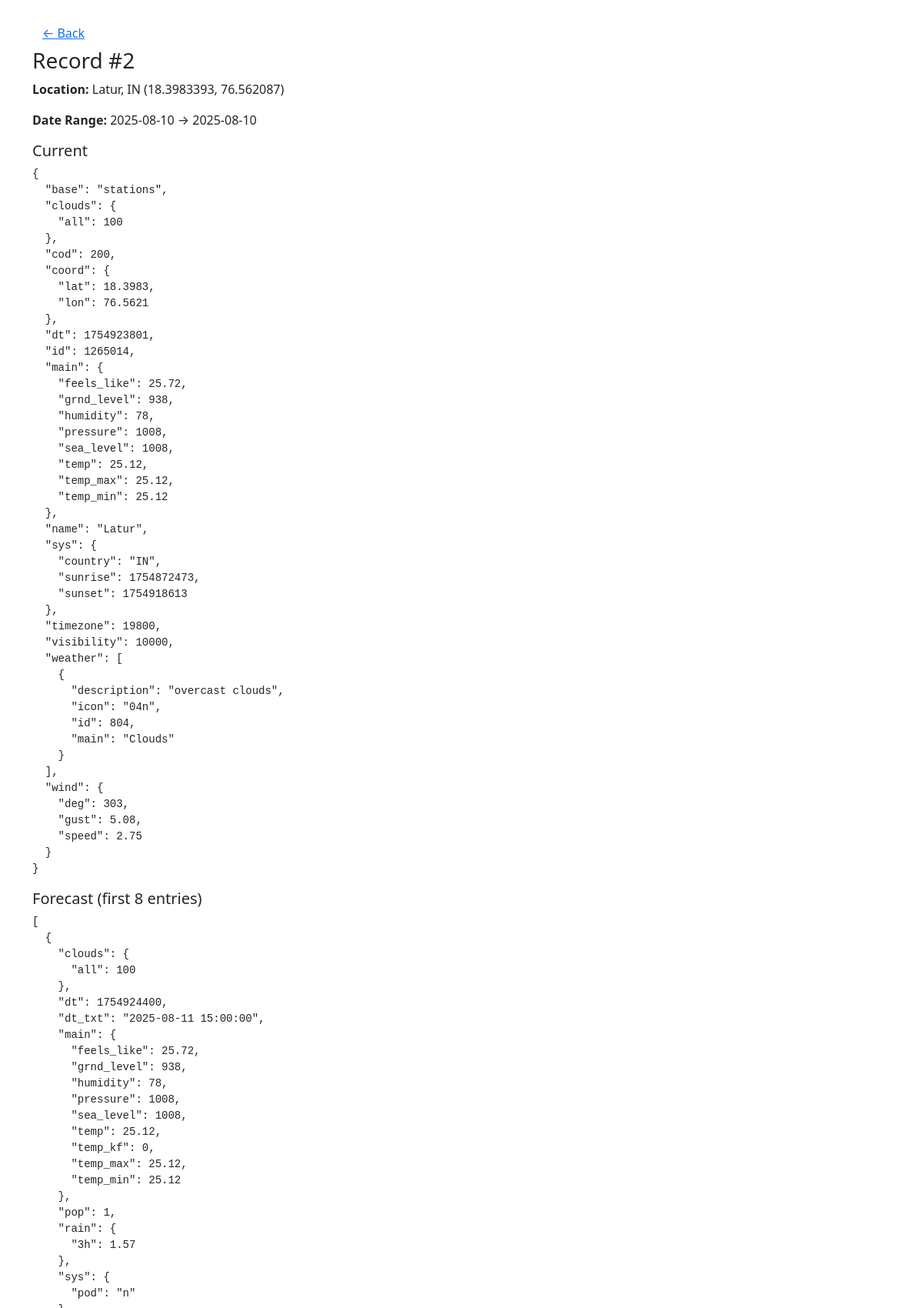
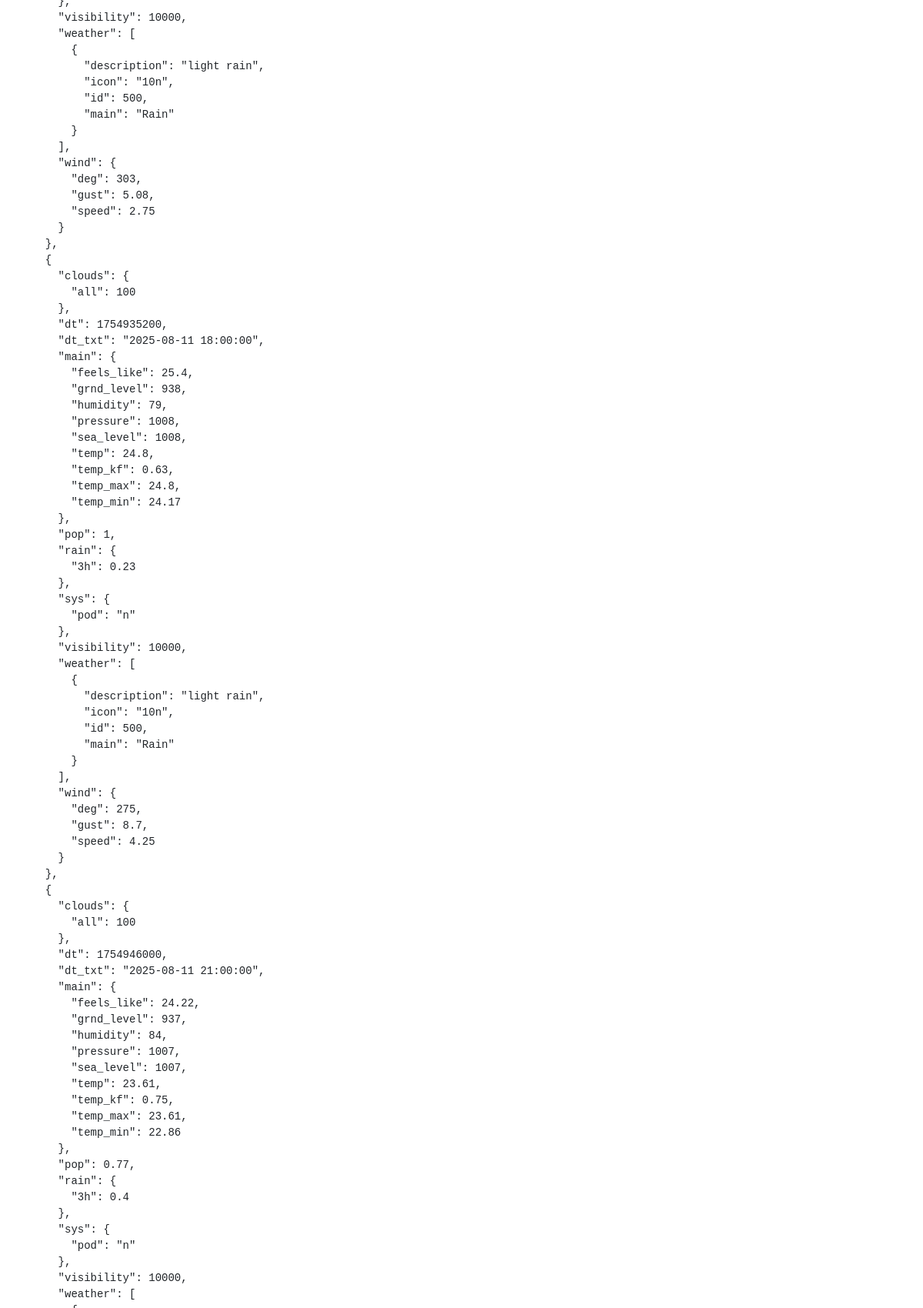
The app's page /record/2 (upper part) with its own data (2 pictures, top to bottom).
### models.py (models this page shows, shortened)
class WeatherRecord(db.Model):
    _tablename_ = "weather_records"
    id = db.Column(db.Integer, primary_key=True)
    created_at = db.Column(db.DateTime, default=datetime.utcnow)
    location_text = db.Column(db.String(200), nullable=False)
    lat = db.Column(db.Float)
    lon = db.Column(db.Float)
    start_date = db.Column(db.String(20))
    end_date = db.Column(db.String(20))
    payload_json = db.Column(db.Text, nullable=False)

### app.py (the view)
@app.route("/record/<int:rec_id>")
def view_record(rec_id):
    rec = WeatherRecord.query.get_or_404(rec_id)
    data = json.loads(rec.payload_json)
    return render_template("view_record.html", rec=rec, data=data)

### templates/view_record.html (shortened to what this page needs)
<!doctype html>
<html>
<head><meta charset="utf-8"><title>View Record</title>
<link href="https://cdn.jsdelivr.net/npm/bootstrap@5.3.2/dist/css/bootstrap.min.css" rel="stylesheet"></head>
<body class="container py-4">
  <a href="{{ url_for('records') }}" class="btn btn-link">&larr; Back</a>
  <h3>Record #{{ rec.id }}</h3>
  <p><strong>Location:</strong> {{ rec.location_text }} ({{ rec.lat }}, {{ rec.lon }})</p>
  <p><strong>Date Range:</strong> {{ rec.start_date }} → {{ rec.end_date }}</p>
  <h5>Current</h5>
  <pre>{{ data.current | tojson(indent=2) }}</pre>
  <h5>Forecast (first 8 entries)</h5>
  <pre>{{ data.forecast.list[:8] | tojson(indent=2) }}</pre>
</body>
</html>

### records on screen
WeatherRecord: id "2", location_text "Latur, IN", lat "18.3983393", lon "76.562087", start_date "2025-08-10", end_date "2025-08-10"
